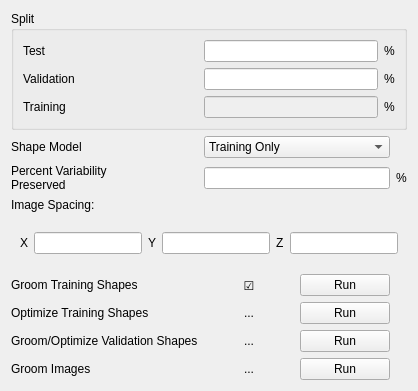
              <widget class="QWidget" name="split_tab">
               <attribute name="title">
                <string>Prep</string>
               </attribute>
               <layout class="QGridLayout" name="gridLayout_6">
                <item row="7" column="0" colspan="2">
                 <widget class="QWidget" name="prep_widget" native="true">
                  <property name="minimumSize">
                   <size>
                    <width>50</width>
                    <height>50</height>
                   </size>
                  </property>
                  <layout class="QGridLayout" name="gridLayout_15">
                   <property name="leftMargin">
                    <number>0</number>
                   </property>
                   <property name="topMargin">
                    <number>0</number>
                   </property>
                   <property name="rightMargin">
                    <number>0</number>
                   </property>
                   <property name="bottomMargin">
                    <number>0</number>
                   </property>
                   <item row="0" column="0">
                    <widget class="QLabel" name="step1_label">
                     <property name="text">
                      <string>Groom Training Shapes</string>
                     </property>
                    </widget>
                   </item>
                   <item row="1" column="0">
                    <widget class="QLabel" name="step2_label">
                     <property name="text">
                      <string>Optimize Training Shapes</string>
                     </property>
                    </widget>
                   </item>
                   <item row="0" column="2">
                    <widget class="QPushButton" name="run_step1">
                     <property name="text">
                      <string>Run</string>
                     </property>
                    </widget>
                   </item>
                   <item row="1" column="2">
                    <widget class="QPushButton" name="run_step2">
                     <property name="text">
                      <string>Run</string>
                     </property>
                    </widget>
                   </item>
                   <item row="2" column="0">
                    <widget class="QLabel" name="step3_label">
                     <property name="text">
                      <string>Groom/Optimize Validation Shapes</string>
                     </property>
                    </widget>
                   </item>
                   <item row="0" column="1">
                    <widget class="QLabel" name="step1_status">
                     <property name="text">
                      <string>☑</string>
                     </property>
                     <property name="alignment">
                      <set>Qt::AlignmentFlag::AlignCenter</set>
                     </property>
                    </widget>
                   </item>
                   <item row="2" column="2">
                    <widget class="QPushButton" name="run_step3">
                     <property name="text">
                      <string>Run</string>
                     </property>
                    </widget>
                   </item>
                   <item row="3" column="0">
                    <widget class="QLabel" name="step4_label">
                     <property name="text">
                      <string>Groom Images</string>
                     </property>
                    </widget>
                   </item>
                   <item row="1" column="1">
                    <widget class="QLabel" name="step2_status">
                     <property name="text">
                      <string>...</string>
                     </property>
                     <property name="alignment">
                      <set>Qt::AlignmentFlag::AlignCenter</set>
                     </property>
                    </widget>
                   </item>
                   <item row="2" column="1">
                    <widget class="QLabel" name="step3_status">
                     <property name="text">
                      <string>...</string>
                     </property>
                     <property name="alignment">
                      <set>Qt::AlignmentFlag::AlignCenter</set>
                     </property>
                    </widget>
                   </item>
                   <item row="3" column="1">
                    <widget class="QLabel" name="step4_status">
                     <property name="text">
                      <string>...</string>
                     </property>
                     <property name="alignment">
                      <set>Qt::AlignmentFlag::AlignCenter</set>
                     </property>
                    </widget>
                   </item>
                   <item row="3" column="2">
                    <widget class="QPushButton" name="run_step4">
                     <property name="text">
                      <string>Run</string>
                     </property>
                    </widget>
                   </item>
                  </layout>
                 </widget>
                </item>
                <item row="4" column="0">
                 <widget class="QLabel" name="label_22">
                  <property name="sizePolicy">
                   <sizepolicy hsizetype="Expanding" vsizetype="Preferred">
                    <horstretch>0</horstretch>
                    <verstretch>0</verstretch>
                   </sizepolicy>
                  </property>
                  <property name="text">
                   <string>Percent Variability
Preserved</string>
                  </property>
                 </widget>
                </item>
                <item row="4" column="1">
                 <widget class="QLineEdit" name="percent_variability">
                  <property name="sizePolicy">
                   <sizepolicy hsizetype="Expanding" vsizetype="Fixed">
                    <horstretch>0</horstretch>
                    <verstretch>0</verstretch>
                   </sizepolicy>
                  </property>
                  <property name="alignment">
                   <set>Qt::AlignmentFlag::AlignCenter</set>
                  </property>
                 </widget>
                </item>
                <item row="6" column="0" colspan="3">
                 <widget class="QWidget" name="widget" native="true">
                  <layout class="QGridLayout" name="gridLayout_7">
                   <property name="leftMargin">
                    <number>0</number>
                   </property>
                   <property name="topMargin">
                    <number>0</number>
                   </property>
                   <property name="rightMargin">
                    <number>0</number>
                   </property>
                   <property name="bottomMargin">
                    <number>0</number>
                   </property>
                   <item row="0" column="0">
                    <widget class="QLabel" name="label_18">
                     <property name="text">
                      <string>Image Spacing:</string>
                     </property>
                    </widget>
                   </item>
                   <item row="1" column="0" colspan="5">
                    <widget class="QWidget" name="widget_4" native="true">
                     <property name="minimumSize">
                      <size>
                       <width>50</width>
                       <height>50</height>
                      </size>
                     </property>
                     <layout class="QHBoxLayout" name="horizontalLayout">
                      <item>
                       <widget class="QLabel" name="label_19">
                        <property name="text">
                         <string>X</string>
                        </property>
                       </widget>
                      </item>
                      <item>
                       <widget class="QLineEdit" name="spacing_x">
                        <property name="sizePolicy">
                         <sizepolicy hsizetype="Expanding" vsizetype="Fixed">
                          <horstretch>0</horstretch>
                          <verstretch>0</verstretch>
                         </sizepolicy>
                        </property>
                        <property name="minimumSize">
                         <size>
                          <width>50</width>
                          <height>0</height>
                         </size>
                        </property>
                        <property name="alignment">
                         <set>Qt::AlignmentFlag::AlignCenter</set>
                        </property>
                       </widget>
                      </item>
                      <item>
                       <widget class="QLabel" name="label_20">
                        <property name="text">
                         <string>Y</string>
                        </property>
                       </widget>
                      </item>
                      <item>
                       <widget class="QLineEdit" name="spacing_y">
                        <property name="sizePolicy">
                         <sizepolicy hsizetype="Expanding" vsizetype="Fixed">
                          <horstretch>0</horstretch>
                          <verstretch>0</verstretch>
                         </sizepolicy>
                        </property>
                        <property name="minimumSize">
                         <size>
                          <width>50</width>
                          <height>0</height>
                         </size>
                        </property>
                        <property name="alignment">
                         <set>Qt::AlignmentFlag::AlignCenter</set>
                        </property>
                       </widget>
                      </item>
                      <item>
                       <widget class="QLabel" name="label_21">
                        <property name="text">
                         <string>Z</string>
                        </property>
                       </widget>
                      </item>
                      <item>
                       <widget class="QLineEdit" name="spacing_z">
                        <property name="sizePolicy">
                         <sizepolicy hsizetype="Expanding" vsizetype="Fixed">
                          <horstretch>0</horstretch>
                          <verstretch>0</verstretch>
                         </sizepolicy>
                        </property>
                        <property name="minimumSize">
                         <size>
                          <width>50</width>
                          <height>0</height>
                         </size>
                        </property>
                        <property name="alignment">
                         <set>Qt::AlignmentFlag::AlignCenter</set>
                        </property>
                       </widget>
                      </item>
                     </layout>
                    </widget>
                   </item>
                  </layout>
                 </widget>
                </item>
                <item row="0" column="0" colspan="3">
                 <widget class="QGroupBox" name="groupBox_2">
                  <property name="title">
                   <string>Split</string>
                  </property>
                  <layout class="QGridLayout" name="gridLayout_14">
                   <item row="0" column="1">
                    <widget class="QLineEdit" name="testing_split">
                     <property name="sizePolicy">
                      <sizepolicy hsizetype="Expanding" vsizetype="Fixed">
                       <horstretch>0</horstretch>
                       <verstretch>0</verstretch>
                      </sizepolicy>
                     </property>
                     <property name="alignment">
                      <set>Qt::AlignmentFlag::AlignCenter</set>
                     </property>
                    </widget>
                   </item>
                   <item row="1" column="0">
                    <widget class="QLabel" name="label_12">
                     <property name="sizePolicy">
                      <sizepolicy hsizetype="Expanding" vsizetype="Preferred">
                       <horstretch>0</horstretch>
                       <verstretch>0</verstretch>
                      </sizepolicy>
                     </property>
                     <property name="text">
                      <string>Validation</string>
                     </property>
                    </widget>
                   </item>
                   <item row="0" column="0">
                    <widget class="QLabel" name="label_11">
                     <property name="sizePolicy">
                      <sizepolicy hsizetype="Expanding" vsizetype="Preferred">
                       <horstretch>0</horstretch>
                       <verstretch>0</verstretch>
                      </sizepolicy>
                     </property>
                     <property name="text">
                      <string>Test</string>
                     </property>
                    </widget>
                   </item>
                   <item row="0" column="2">
                    <widget class="QLabel" name="label_14">
                     <property name="text">
                      <string>%</string>
                     </property>
                    </widget>
                   </item>
                   <item row="1" column="1">
                    <widget class="QLineEdit" name="validation_split">
                     <property name="sizePolicy">
                      <sizepolicy hsizetype="Expanding" vsizetype="Fixed">
                       <horstretch>0</horstretch>
                       <verstretch>0</verstretch>
                      </sizepolicy>
                     </property>
                     <property name="alignment">
                      <set>Qt::AlignmentFlag::AlignCenter</set>
                     </property>
                    </widget>
                   </item>
                   <item row="1" column="2">
                    <widget class="QLabel" name="label_15">
                     <property name="text">
                      <string>%</string>
                     </property>
                    </widget>
                   </item>
                   <item row="2" column="0">
                    <widget class="QLabel" name="label_33">
                     <property name="sizePolicy">
                      <sizepolicy hsizetype="Expanding" vsizetype="Preferred">
                       <horstretch>0</horstretch>
                       <verstretch>0</verstretch>
                      </sizepolicy>
                     </property>
                     <property name="text">
                      <string>Training</string>
                     </property>
                    </widget>
                   </item>
                   <item row="2" column="1">
                    <widget class="QLineEdit" name="training_split">
                     <property name="enabled">
                      <bool>false</bool>
                     </property>
                     <property name="sizePolicy">
                      <sizepolicy hsizetype="Expanding" vsizetype="Fixed">
                       <horstretch>0</horstretch>
                       <verstretch>0</verstretch>
                      </sizepolicy>
                     </property>
                     <property name="alignment">
                      <set>Qt::AlignmentFlag::AlignCenter</set>
                     </property>
                     <property name="readOnly">
                      <bool>true</bool>
                     </property>
                    </widget>
                   </item>
                   <item row="2" column="2">
                    <widget class="QLabel" name="label_34">
                     <property name="text">
                      <string>%</string>
                     </property>
                    </widget>
                   </item>
                  </layout>
                 </widget>
                </item>
                <item row="4" column="2">
                 <widget class="QLabel" name="label_35">
                  <property name="text">
                   <string>%</string>
                  </property>
                 </widget>
                </item>
                <item row="3" column="0">
                 <widget class="QLabel" name="label_37">
                  <property name="sizePolicy">
                   <sizepolicy hsizetype="Expanding" vsizetype="Preferred">
                    <horstretch>0</horstretch>
                    <verstretch>0</verstretch>
                   </sizepolicy>
                  </property>
                  <property name="text">
                   <string>Shape Model</string>
                  </property>
                 </widget>
                </item>
                <item row="3" column="1">
                 <widget class="QComboBox" name="model_mode">
                  <item>
                   <property name="text">
                    <string>Training Only</string>
                   </property>
                  </item>
                  <item>
                   <property name="text">
                    <string>Existing Model</string>
                   </property>
                  </item>
                 </widget>
                </item>
               </layout>
              </widget>
